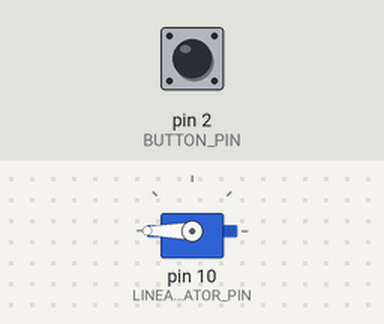
Bench run of a sketch on a simulated Arduino Uno, built with avr-gcc and run on an emulated ATmega328P. On the bench: servo. The inputs (shaded band) are chosen by the test bench; at power-on: pin 2 (BUTTON_PIN) HIGH.

Above: at 1.2 s.
1.3 s: pin 2 (BUTTON_PIN) pulled LOW for 0.15 s
At 1.9 s:
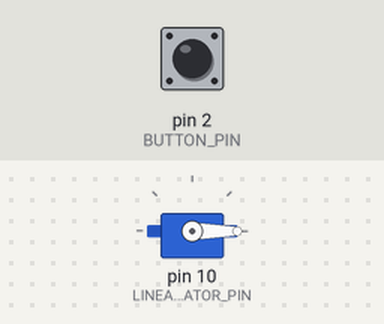
2.9 s: pin 2 (BUTTON_PIN) pulled LOW for 1 s
At 4.3 s:
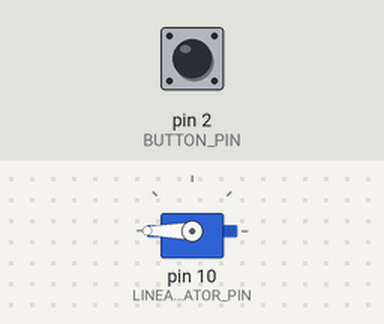
5.4 s: pin 2 (BUTTON_PIN) pulled LOW for 3.2 s
At 6.2 s:
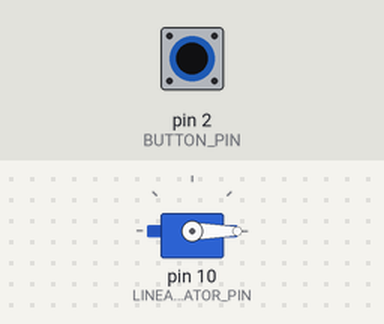
Timing chart, 0 to 8.4 s (numbered marks = the images above; inputs shaded):
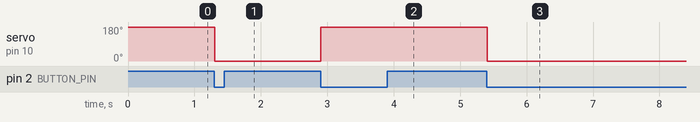

Measured:
- after the input at 1.3 s, servo on pin 10 (LINEAR_ACTUATOR_PIN): 180° → 0° at once
- after the input at 2.9 s, servo on pin 10 (LINEAR_ACTUATOR_PIN): 0° → 180° at once
- after the input at 5.4 s, servo on pin 10 (LINEAR_ACTUATOR_PIN): 180° → 0° at once

The sketch:

buttonBoxProject.ino
```cpp
/***********************************************************************************
 *             RobotGeek Firgelli Linear Actuator Control Project
 *           Precoded Button Control - Opening a Box with a Button
 *            _
 *           //
 *          //
 *         //o\
 *        //_\_\_____
 *       |           |
 *       |     o     |
 *       |           |
 *      |_|---------|_|
 *
 *
 *  The following sketch will allow you to control a Firgelli Linear actuator using
 *  a button
 *
 *  Products
 *    http://www.robotgeek.com/treasure-project-box-for-arduino
 *    http://www.robotgeek.com/robotgeek-geekduino-sensor-kit
 *    http://www.robotgeek.com/p/power-supply-6vdc-2a.aspx
 *    Firgelli Mini Linear Actuators http://www.robotgeek.com/store/Search.aspx?SearchTerms=firgelli
 *
 *  Wiring
 *    Small Linear Actuator - Digital Pin 10
 *    Button - Digital Pin 2
 *    Jumper for pins 9/10/11 should be set to 'VIN'
 *
 *
 *  Control Behavior:
 *    Button is coded to set the goal position of the Linear Actuator upon press,
 *    which will either open or close the box.
 *
 ***********************************************************************************/


//Includes
#include <Servo.h> //Servo Library
#include <Bounce2.h> //Debouncing Library

//Defines
const int LINEAR_ACTUATOR_PIN = 10;        //Linear Actuator Digital Pin
const int BUTTON_PIN = 2;     // the number of the pushbutton pin

// variables will change:
int buttonState = 0;         // variable for reading the pushbutton status

Servo LINEARACTUATOR;  // create servo objects to control the linear actuator

int linearValue = 2000;   // current positional value being sent to the linear actuator.

Bounce debouncer = Bounce(); // debouncing object


void setup()
{
  //initialize servo/linear actuator objects
  LINEARACTUATOR.attach(LINEAR_ACTUATOR_PIN, 1050, 2000);      // attaches/activates the linear actuator as a servo object

  // initialize the pushbutton pin as an input with internal pullup:
  pinMode(BUTTON_PIN, INPUT_PULLUP);

  // After setting up the button, setup the Bounce instance:
  debouncer.attach(BUTTON_PIN);
  debouncer.interval(5); // interval in ms

  //use the writeMicroseconds to set the linear actuators to their default positions
  LINEARACTUATOR.writeMicroseconds(linearValue);

}

void loop()
{
    // Update the Bounce instance :
  debouncer.update();

  // Get the updated value :
  int buttonValue = debouncer.read();

  if ( debouncer.fell() ) // if the button was pressed
  {
    if (linearValue == 1050) //if the box is set to close
    {
      linearValue = 2000; //set box to open
    }
    else if (linearValue == 2000) //if the box was set to open
    {
      linearValue = 1050; //set box to close
    }
  }

  LINEARACTUATOR.writeMicroseconds(linearValue); //use the writeMicroseconds to set the actuator to the new position
}
```
